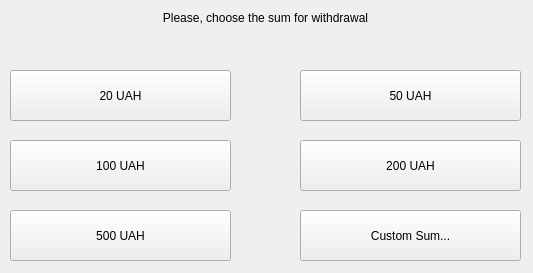
<?xml version="1.0" encoding="UTF-8"?>
<ui version="4.0">
 <class>WithdrawWidget</class>
 <widget class="QWidget" name="WithdrawWidget">
  <property name="geometry">
   <rect>
    <x>0</x>
    <y>0</y>
    <width>533</width>
    <height>273</height>
   </rect>
  </property>
  <property name="windowTitle">
   <string>Form</string>
  </property>
  <widget class="QPushButton" name="sum500Button">
   <property name="geometry">
    <rect>
     <x>10</x>
     <y>210</y>
     <width>221</width>
     <height>51</height>
    </rect>
   </property>
   <property name="text">
    <string>500 UAH</string>
   </property>
  </widget>
  <widget class="QPushButton" name="sum50Button">
   <property name="geometry">
    <rect>
     <x>300</x>
     <y>70</y>
     <width>221</width>
     <height>51</height>
    </rect>
   </property>
   <property name="text">
    <string>50 UAH</string>
   </property>
  </widget>
  <widget class="QPushButton" name="sumCustomButton">
   <property name="geometry">
    <rect>
     <x>300</x>
     <y>210</y>
     <width>221</width>
     <height>51</height>
    </rect>
   </property>
   <property name="text">
    <string>Custom Sum...</string>
   </property>
  </widget>
  <widget class="QPushButton" name="sum20Button">
   <property name="geometry">
    <rect>
     <x>10</x>
     <y>70</y>
     <width>221</width>
     <height>51</height>
    </rect>
   </property>
   <property name="text">
    <string>20 UAH</string>
   </property>
  </widget>
  <widget class="QPushButton" name="sum200Button">
   <property name="geometry">
    <rect>
     <x>300</x>
     <y>140</y>
     <width>221</width>
     <height>51</height>
    </rect>
   </property>
   <property name="text">
    <string>200 UAH</string>
   </property>
  </widget>
  <widget class="QPushButton" name="sum100Button">
   <property name="geometry">
    <rect>
     <x>10</x>
     <y>140</y>
     <width>221</width>
     <height>51</height>
    </rect>
   </property>
   <property name="text">
    <string>100 UAH</string>
   </property>
  </widget>
  <widget class="QLabel" name="withdrawMessage">
   <property name="geometry">
    <rect>
     <x>110</x>
     <y>10</y>
     <width>311</width>
     <height>16</height>
    </rect>
   </property>
   <property name="text">
    <string>Please, choose the sum for withdrawal</string>
   </property>
   <property name="alignment">
    <set>Qt::AlignCenter</set>
   </property>
  </widget>
 </widget>
 <resources/>
 <connections/>
</ui>
